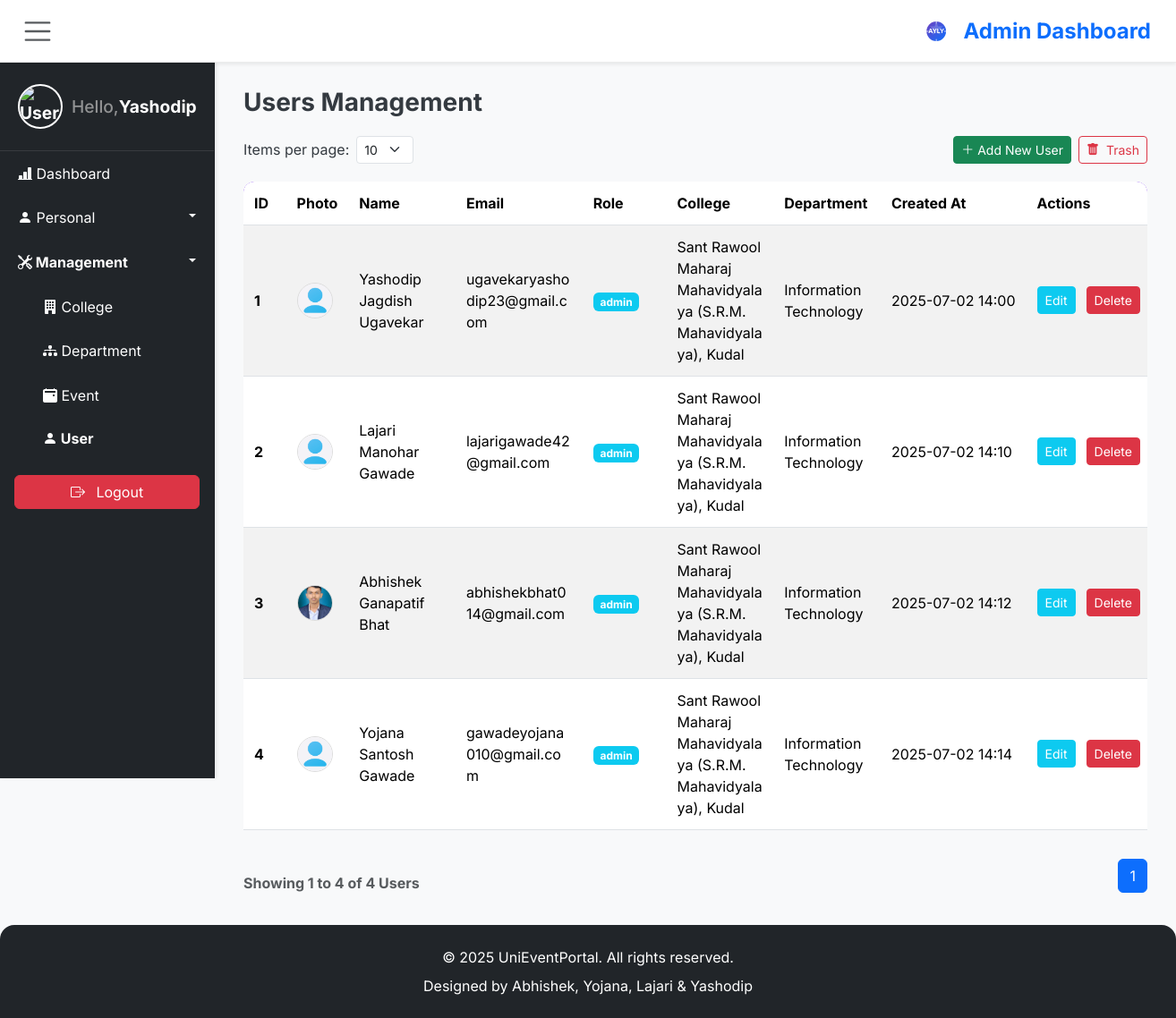
The page /admin_dashboard.php?section=users (signed in) on the database its author committed.
### tables this page shows
CREATE TABLE `users` (
  `user_id` int(11) NOT NULL,
  `first_name` varchar(100) NOT NULL,
  `middle_name` varchar(100) DEFAULT NULL,
  `last_name` varchar(100) NOT NULL,
  `email` varchar(255) NOT NULL,
  `password_hash` varchar(255) NOT NULL,
  `dob` date DEFAULT NULL,
  `contact_number` varchar(20) DEFAULT NULL,
  `college_id` int(11) DEFAULT NULL,
  `dept_id` int(11) DEFAULT NULL,
  `role_id` int(11) DEFAULT NULL,
  `created_at` timestamp NOT NULL DEFAULT current_timestamp(),
  `updated_at` timestamp NOT NULL DEFAULT current_timestamp() ON UPDATE current_timestamp(),
  `photourl` varchar(255) DEFAULT NULL,
  `status` tinyint(1) DEFAULT 1
);

CREATE TABLE `roles` (
  `role_id` int(11) NOT NULL,
  `role_name` varchar(50) NOT NULL,
  `description` text DEFAULT NULL,
  `created_at` timestamp NOT NULL DEFAULT current_timestamp(),
  `status` tinyint(1) DEFAULT 1
);

CREATE TABLE `colleges` (
  `college_id` int(11) NOT NULL,
  `college_name` varchar(255) NOT NULL,
  `college_code` varchar(20) NOT NULL,
  `address` text DEFAULT NULL,
  `created_at` timestamp NOT NULL DEFAULT current_timestamp(),
  `updated_at` timestamp NOT NULL DEFAULT current_timestamp() ON UPDATE current_timestamp(),
  `status` tinyint(1) NOT NULL DEFAULT 1
);

CREATE TABLE `departments` (
  `department_id` int(11) NOT NULL,
  `department_name` varchar(255) NOT NULL,
  `short_name` varchar(255) NOT NULL,
  `college_id` int(11) NOT NULL,
  `created_at` timestamp NOT NULL DEFAULT current_timestamp(),
  `updated_at` timestamp NOT NULL DEFAULT current_timestamp() ON UPDATE current_timestamp(),
  `status` tinyint(1) DEFAULT 1
);

### content/adminview/users.php (the view, shortened to what this page needs)
<?php
require_once __DIR__ . '/../../api/dbinclude.php';
$itemsPerPage = isset($_GET['per_page']) ? (int) $_GET['per_page'] : 10;
$page = isset($_GET['page']) ? (int) $_GET['page'] : 1;
$offset = ($page - 1) * $itemsPerPage;
$totalResult = $conn->query("SELECT COUNT(*) as total FROM users WHERE status = 1");
$totalUsers = $totalResult->fetch_assoc()['total'];
$totalPages = ceil($totalUsers / $itemsPerPage);
$stmt = $conn->prepare("
    SELECT
        u.user_id, u.first_name, u.middle_name, u.last_name, u.email, u.contact_number, u.photourl, u.created_at,
        c.college_name,
        d.department_name,
        r.role_name
    FROM
        users u
    LEFT JOIN
        colleges c ON u.college_id = c.college_id
    LEFT JOIN
        departments d ON u.dept_id = d.department_id
    LEFT JOIN
        roles r ON u.role_id = r.role_id
    WHERE
        u.status = 1
    ORDER BY
        u.user_id ASC
    LIMIT ?, ?
");
$stmt->bind_param("ii", $offset, $itemsPerPage);
$stmt->execute();
$result = $stmt->get_result();
$users = $result->fetch_all(MYSQLI_ASSOC);
$showingFrom = ($totalUsers > 0) ? (($page - 1) * $itemsPerPage) + 1 : 0;
$showingTo = min($page * $itemsPerPage, $totalUsers);
?>
<div class="admin-section" id="users">
    <h2 class="h3 fw-bold">Users Management</h2>
    <div class="action-and-per-page-row">
        <form method="GET" class="d-flex align-items-center mb-0">
            <label for="per_page" class="form-label mb-0">Items per page:</label>
            <select name="per_page" id="per_page" class="form-select form-select-sm d-inline w-auto ms-2"
                onchange="this.form.submit()">
                <option value="10" <?php echo ($itemsPerPage == 10) ? 'selected' : ''; ?>>10</option>
            </select>
        </form>
        <div class="action-buttons">
            <a href="<?php echo base_url . 'admin_dashboard.php?section=add_user'; ?>" class="btn btn-success btn-sm">
                <i class="bi bi-plus-lg"></i> Add New User
            </a>
            <a href="<?php echo base_url . 'admin_dashboard.php?section=trash_users'; ?>"
                class="btn btn-outline-danger btn-sm">
                <i class="bi bi-trash-fill me-1"></i> Trash
            </a>
        </div>
    </div>
    <div class="table-responsive">
        <table class="table table-hover table-striped">
            <thead>
                <tr>
                    <th scope="col">ID</th>
                    <th scope="col">Photo</th>
                    <th scope="col">Name</th>
                    <th scope="col">Email</th>
                    <th scope="col">Role</th>
                    <th scope="col">College</th>
                    <th scope="col">Department</th>
                    <th scope="col">Created At</th>
                    <th scope="col" class="actions-column">Actions</th>
                </tr>
            </thead>
            <tbody>
                <?php if (!empty($users)): ?>
                    <?php foreach ($users as $user): ?>
                        <tr id="user-row-<?php echo htmlspecialchars($user['user_id']); ?>" class="align-middle">
                            <th scope="row"><?php echo htmlspecialchars($user['user_id']); ?></th>
                            <td>
                                <img src="<?php echo htmlspecialchars($user['photourl'] ? base_url . $user['photourl'] : DEFAULT_PROFILE_PHOTO); ?>"
                                     alt="Profile" class="profile-thumbnail">
                            </td>
                            <td><?php echo htmlspecialchars($user['first_name'] . ' ' . ($user['middle_name'] ? $user['middle_name'] . ' ' : '') . $user['last_name']); ?></td>
                            <td><?php echo htmlspecialchars($user['email']); ?></td>
                            <td>
                                <span class="badge bg-<?php
                                if ($user['role_name'] == 'Admin')
                                    echo 'dark';
                                else if ($user['role_name'] == 'Coordinator')
                                    echo 'primary';
                                else if ($user['role_name'] == 'Student')
                                    echo 'secondary';
                                else
                                    echo 'info';
                                ?>">
                                    <?php echo htmlspecialchars($user['role_name']); ?>
                                </span>
                            </td>
                            <td><?php echo htmlspecialchars($user['college_name'] ?? 'N/A'); ?></td>
                            <td><?php echo htmlspecialchars($user['department_name'] ?? 'N/A'); ?></td>
                            <td><?php echo htmlspecialchars(date('Y-m-d H:i', strtotime($user['created_at']))); ?></td>
                            <td class="actions-column">
                                <div class="d-flex">
                                    <a href="<?php echo base_url . 'admin_dashboard.php?section=add_user&user_id=' . htmlspecialchars($user['user_id']); ?>"
                                        class="btn btn-sm btn-info text-white me-1">Edit</a>
                                    <button type="button" class="btn btn-sm btn-danger delete-user-btn"
                                        data-id="<?php echo htmlspecialchars($user['user_id']); ?>">Delete</button>
                                </div>
                            </td>
                        </tr>
                    <?php endforeach; ?>
                <?php else: ?>
                    <tr>
                        <td colspan="9" class="text-center text-muted">No users found.</td>
                    </tr>
                <?php endif; ?>
            </tbody>
        </table>
    </div>
    <nav aria-label="Page navigation">
        <div class="pagination-info-container">
            <p class="text-muted mb-0 fw-bold">Showing <?php echo $showingFrom; ?> to
                <?php echo $showingTo; ?> of
                <?php echo $totalUsers; ?> Users
            </p>
            <ul class="pagination justify-content-center">
                <?php
                $numLinks = 4;
                $startPageDisplay = max(1, $page - floor($numLinks / 2));
                $endPageDisplay = min($totalPages, $page + floor($numLinks / 2));
                for ($i = $startPageDisplay; $i <= $endPageDisplay; $i++): ?>
                    <li class="page-item <?php echo ($i == $page) ? 'active' : ''; ?>">
                        <a class="page-link"
                            href="?section=users&page=<?php echo $i; ?>&per_page=<?php echo $itemsPerPage; ?>"><?php echo $i; ?></a>
                    </li>
                <?php endfor;
                ?>
            </ul>
        </div>
    </nav>
</div>
<?php
require_once __DIR__ . "/../../includes/footer.php";
?>

### includes/header.php (shortened to what this page needs)
<?php
require_once __DIR__ . '/../api/dbinclude.php';
$loggedInUserId = $_SESSION['user_id'] ?? null;
$loggedInUserType = $_SESSION['role_id'] ?? null;
$adminDetails = [];
try {
    $stmt = $conn->prepare("SELECT * FROM users WHERE user_id = ? AND role_id = 5");
    $stmt->bind_param('i', $loggedInUserId);
    $stmt->execute();
    $result = $stmt->get_result();
    $adminDetails = $result->fetch_assoc();
} catch (Exception $e) {
    $error_message_header = "Error loading initial data: " . $e->getMessage();
    error_log("Admin Panel header data fetch error: " . $e->getMessage());
    $adminDetails = [
        'first_name' => 'Unknown',
        'middle_name' => '',
        'last_name' => 'Admin',
        'email' => 'error@example.com',
        'dob' => '1970-01-01',
        'contact_number' => 'N/A',
        'college_id' => null,
        'dept_id' => null,
        'photourl' => 'https://placehold.co/50x50/cccccc/333333?text=Error'
    ];
} finally {
    if (isset($conn) && $conn && !$conn->connect_error) {
    }
}
$currentSection = isset($_GET['section']) ? $_GET['section'] : 'dashboard';
$adminName = trim(
    ($adminDetails['first_name'])
);
$adminProfilePic = $adminDetails['photourl'];
?>
<!DOCTYPE html>
<html lang="en">
<head>
    <link href="https://cdn.jsdelivr.net/npm/bootstrap@5.3.3/dist/css/bootstrap.min.css" rel="stylesheet"
>
    <link rel="stylesheet" href="https://cdn.jsdelivr.net/npm/bootstrap-icons@1.11.3/font/bootstrap-icons.min.css">
</head>
<body>
    <nav class="navbar navbar-expand-lg navbar-light bg-light">
        <div class="container-fluid">
            <button class="btn btn-outline-primary me-2" id="sidebarToggle" aria-label="Toggle Sidebar">
                <span class="navbar-toggler-icon"></span>
            </button>
            <a class="navbar-brand d-flex align-items-center" href="admin_dashboard.php">
                <svg width="40" height="40" viewBox="0 0 220 200" fill="none" xmlns="http://www.w3.org/2000/svg"
                    class="me-2">
                    <text x="100" y="110" font-family="Inter, sans-serif" font-size="38" font-weight="bold" fill="white"
                        text-anchor="middle">AYLY</text>
                </svg>
                <span class="fs-4 fw-bold text-primary"><?php
                switch ($loggedInUserType) {
                    case 5:
                        echo "Admin";
                        break;
                }
                ?> Dashboard</span>
            </a>
        </div>
    </nav>
    <div class="d-flex" id="wrapper">
        <div class="bg-dark border-right" id="sidebar-wrapper">
            <div class="sidebar-heading">
                <img src="<?php echo htmlspecialchars($adminProfilePic); ?>" alt="User Avatar"
                    class="rounded-circle avatar-img">
                <span class="hello-text">Hello, </span><?php echo htmlspecialchars($adminName); ?>
            </div>
            <div class="list-group list-group-flush">
                <a href="admin_dashboard.php?section=dashboard"
                    class="list-group-item list-group-item-action bg-dark text-white <?php echo ($currentSection == 'dashboard') ? 'active' : ''; ?>">
                    <i class="bi bi-bar-chart-line-fill"></i> Dashboard
                </a>
                <a href="#personalSubmenu" data-bs-toggle="collapse"
                    aria-expanded="<?php echo (in_array($currentSection, ['profile', 'settings'])) ? 'true' : 'false'; ?>"
                    class="list-group-item list-group-item-action bg-dark text-white dropdown-toggle <?php echo (in_array($currentSection, ['profile', 'settings'])) ? 'active' : ''; ?>">
                    <i class="bi bi-person-fill"></i> Personal
                </a>
                <a href="#managementSubmenu" data-bs-toggle="collapse"
                    aria-expanded="<?php echo (in_array($currentSection, ['colleges', 'departments', 'events', 'users'])) ? 'true' : 'false'; ?>"
                    class="list-group-item list-group-item-action bg-dark text-white dropdown-toggle <?php echo (in_array($currentSection, ['colleges', 'departments', 'events', 'users'])) ? 'active' : ''; ?>">
                    <i class="bi bi-tools"></i> Management
                </a>
                <div class="collapse <?php echo (in_array($currentSection, ['colleges', 'departments', 'events', 'users'])) ? 'show' : ''; ?>"
                    id="managementSubmenu">
                    <a href="admin_dashboard.php?section=colleges"
                        class="list-group-item list-group-item-action bg-dark text-white <?php echo ($currentSection == 'colleges') ? 'active' : ''; ?>">
                        <i class="bi bi-building-fill"></i> College
                    </a>
                    <a href="admin_dashboard.php?section=departments"
                        class="list-group-item list-group-item-action bg-dark text-white <?php echo ($currentSection == 'departments') ? 'active' : ''; ?>">
                        <i class="bi bi-diagram-3-fill"></i> Department
                    </a>
                    <a href="admin_dashboard.php?section=events"
                        class="list-group-item list-group-item-action bg-dark text-white <?php echo ($currentSection == 'events') ? 'active' : ''; ?>">
                        <i class="bi bi-calendar2-event-fill"></i> Event
                    </a>
                    <a href="admin_dashboard.php?section=users"
                        class="list-group-item list-group-item-action bg-dark text-white <?php echo ($currentSection == 'users') ? 'active' : ''; ?>">
                        <i class="bi bi-person-fill"></i> User
                    </a>
                </div>
            </div>
            <div class="p-3">
                <a href="logout.php" class="btn btn-danger w-100 rounded-lg">
                    <i class="bi bi-box-arrow-right me-2"></i> Logout
                </a>
            </div>
        </div>
        <div id="page-content-wrapper"
            class="<?php echo ($currentSection == 'dashboard') ? 'dashboard-disabled' : ''; ?>">

### rows shown on the page
users: first_name "Yashodip", user_id "1", first_name+middle_name+last_name "Yashodip Jagdish Ugavekar", email "ugavekaryashodip23@gmail.com", role.role_name "admin", college.college_name "Sant Rawool Maharaj Mahavidyalaya (S.R.M. Mahavidyalaya), Kudal", dept.department_name "Information Technology", created_at "2025-07-02 14:00"
users: user_id "2", first_name+middle_name+last_name "Lajari Manohar Gawade", email "lajarigawade42@gmail.com", role.role_name "admin", college.college_name "Sant Rawool Maharaj Mahavidyalaya (S.R.M. Mahavidyalaya), Kudal", dept.department_name "Information Technology", created_at "2025-07-02 14:10"
users: user_id "3", photourl (picture), first_name+middle_name+last_name "Abhishek Ganapatif Bhat", email "abhishekbhat014@gmail.com", role.role_name "admin", college.college_name "Sant Rawool Maharaj Mahavidyalaya (S.R.M. Mahavidyalaya), Kudal", dept.department_name "Information Technology", created_at "2025-07-02 14:12"
users: user_id "4", first_name+middle_name+last_name "Yojana Santosh Gawade", email "gawadeyojana010@gmail.com", role.role_name "admin", college.college_name "Sant Rawool Maharaj Mahavidyalaya (S.R.M. Mahavidyalaya), Kudal", dept.department_name "Information Technology", created_at "2025-07-02 14:14"

### other values the page prints
$showingFrom "1"
$showingTo "4"
$totalUsers "4"
